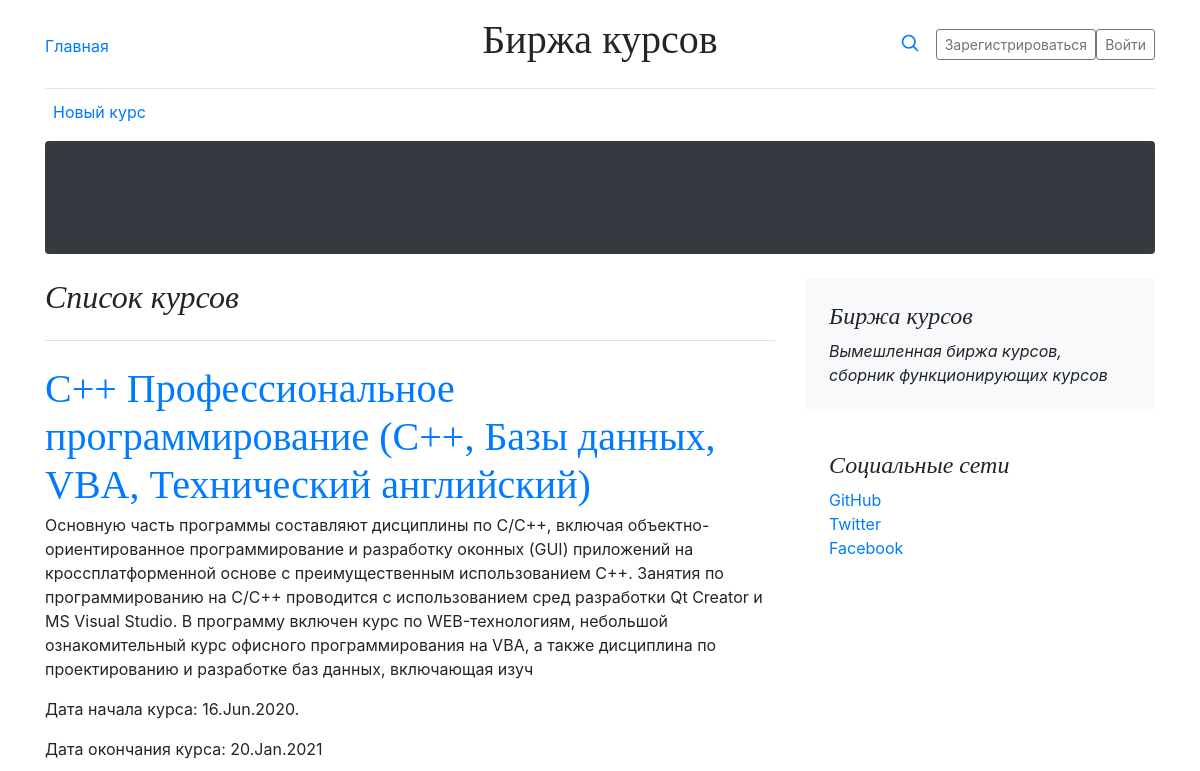
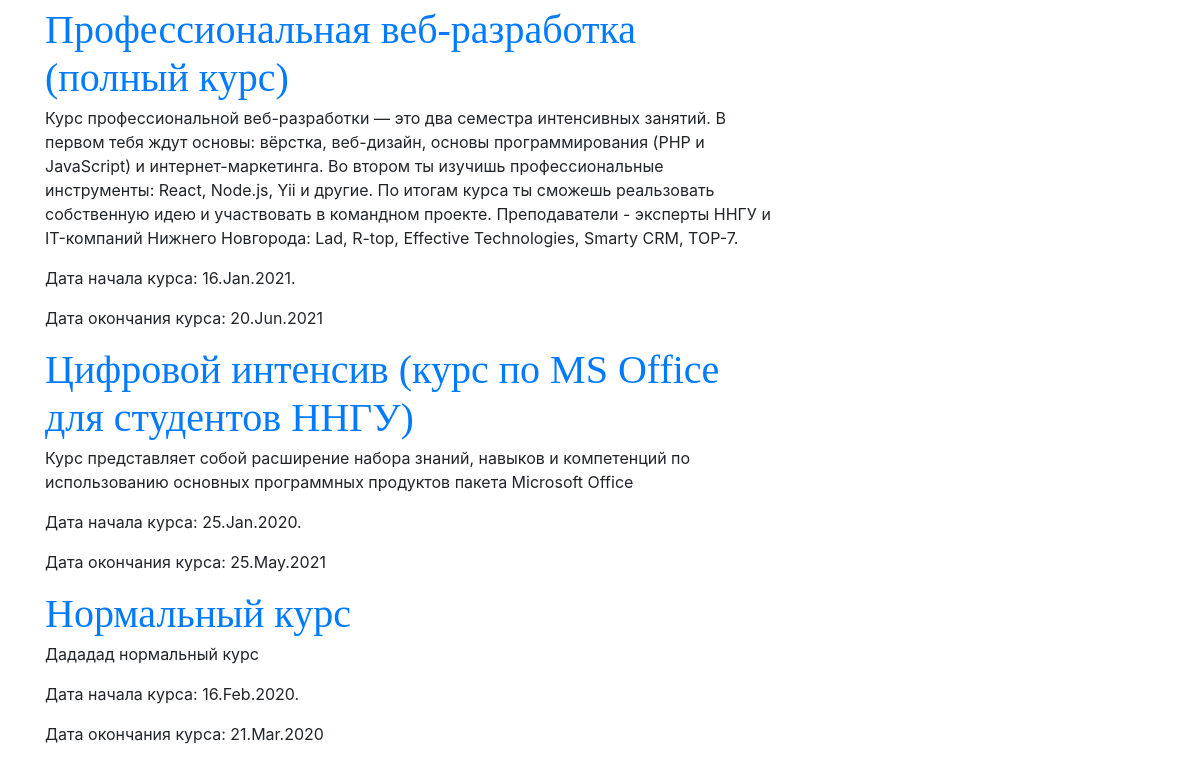
The app's page /, older data (2 pictures, top to bottom).
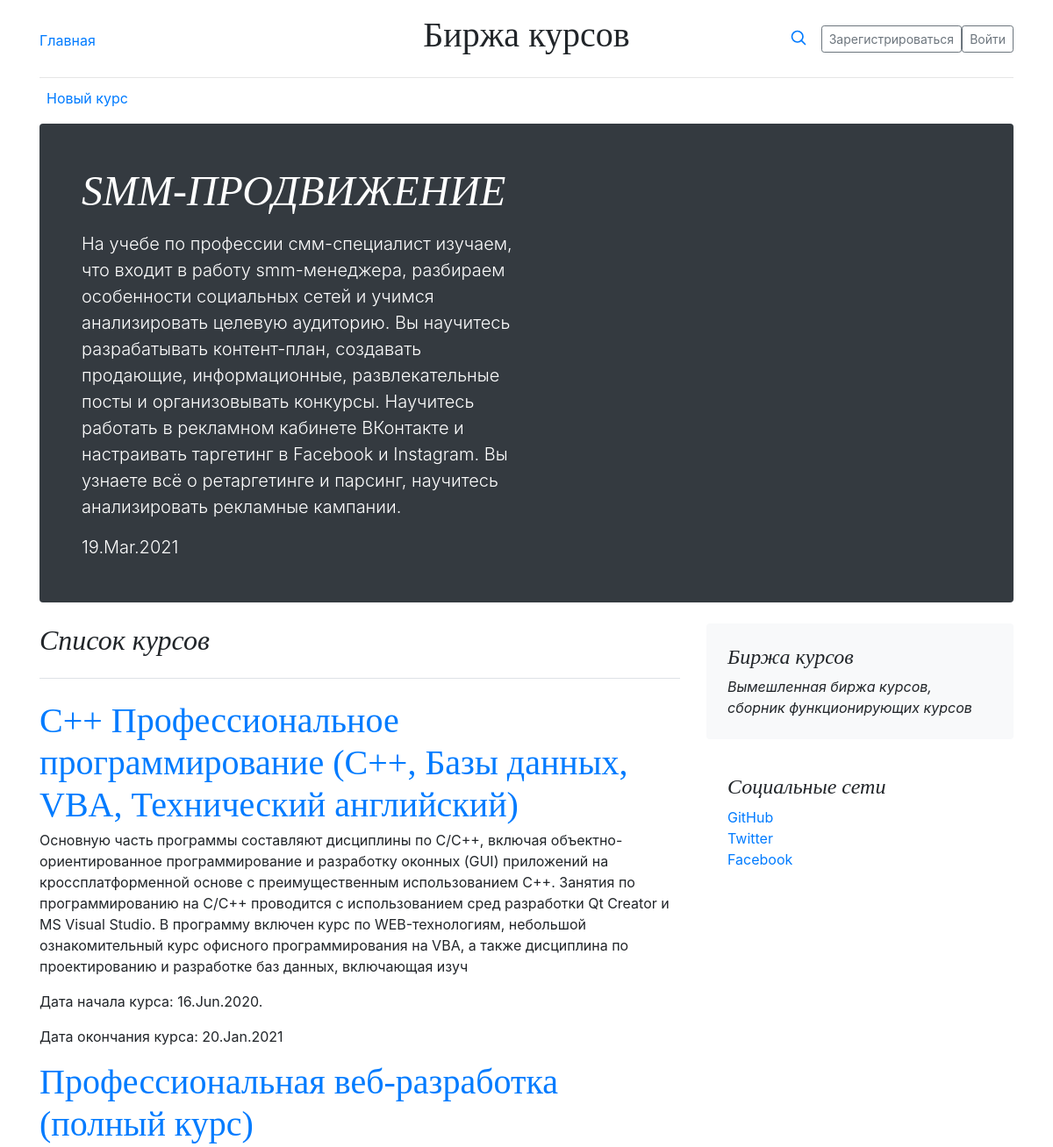
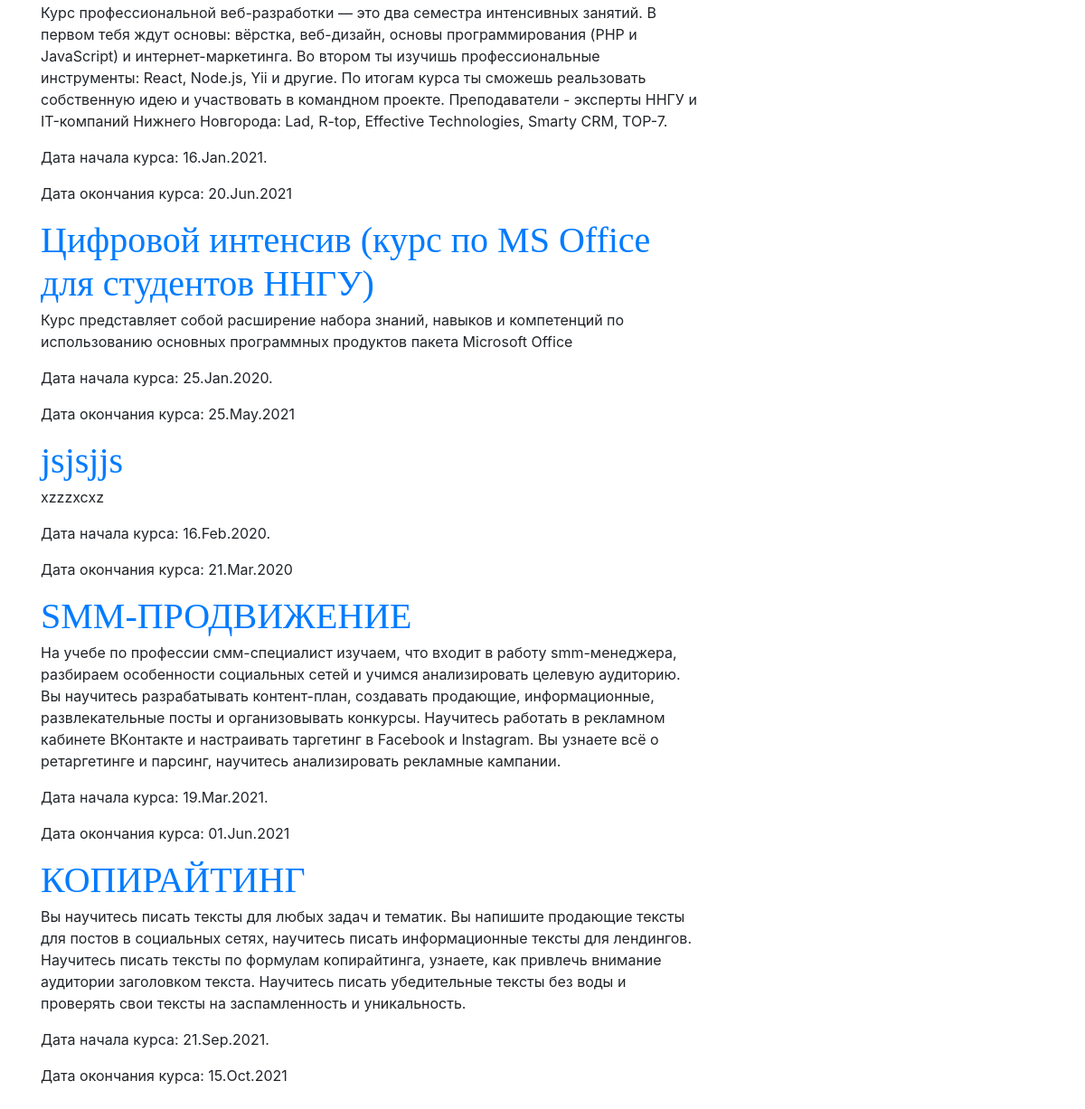
The same page, newer data (2 pictures, top to bottom).
### courses/models.py (models this page shows, shortened)
class Course(models.Model):
    course_id = models.AutoField(primary_key=True)
    title = models.CharField(max_length=128,verbose_name="Название курса")
    description = models.TextField(max_length=512, verbose_name="Описание курса")
    start_date = models.DateField(verbose_name="Дата начала курса")
    end_date = models.DateField(verbose_name="Дата окончания курса")
    author = models.ForeignKey(User,verbose_name="Автор поста",on_delete=models.PROTECT, null=True)
    class Meta:
        verbose_name = "Курс"
        verbose_name_plural = "Курсы"

### courses/views.py (the view)
# urls.py: path("", catalog,name="index"),
def catalog(request):
    return render(request, "index.html")

### courses/templatetags/course_tag.py (called while the page is built)
@register.simple_tag()
def get_courses():
    now = timezone.now()
    return Course.objects.filter(start_date__gte=now).order_by("start_date").first()

@register.simple_tag()
def get_query():
    return Course.objects.all()

### courses/templates/index.html (shortened to what this page needs)
{% extends "base.html" %}
{% load course_tag %}
{% block content %}
<div class="container">
  <header class="blog-header py-3">
    <div class="row flex-nowrap justify-content-between align-items-center">
      <div class="col-4 pt-1">
        <a class="link-secondary" href="/">Главная</a>
      </div>
      <div class="col-4 text-center">
        <h1 class="title">Биржа курсов</h1>
      </div>
      <div class="col-4 d-flex justify-content-end align-items-center">
        <a class="link-secondary" href="#" aria-label="Search">
          <svg xmlns="http://www.w3.org/2000/svg" width="20" height="20" fill="none" stroke="currentColor" stroke-linecap="round" stroke-linejoin="round" stroke-width="2" class="mx-3" role="img" viewBox="0 0 24 24"><title>Search</title><circle cx="10.5" cy="10.5" r="7.5"/><path d="M21 21l-5.2-5.2"/></svg>
        </a>
        {% if request.user.is_authenticated %}
        <span>Добро пожаловать {{ request.user }}</span>
        <a href="logout">Выйти</a>
        {% else %}
        <a class="btn btn-sm btn-outline-secondary" href="register">Зарегистрироваться</a>
        <a href="login" class="btn btn-sm btn-outline-secondary">Войти</a>
        {% endif %}
      </div>
    </div>
  </header>
  <div class="nav-scroller py-1 mb-2">
    <nav class="nav d-flex justify-content-between">
      <a class="p-2 link-secondary" href="new">Новый курс</a>
    </nav>
  </div>
</div>
<main class="container">
  <div class="p-4 p-md-5 mb-4 text-white rounded bg-dark">
    <div class="col-md-6 px-0">
      {% get_courses as db %}
      <h1 class="display-4 font-italic">{{ db.title }}</h1>
      <p class="lead my-3">{{ db.description }}</p>
      <p class="lead mb-0">{{ db.start_date|date:"d.M.Y" }}</p>
    </div>
  </div>
  <div class="row">
    <div class="col-md-8">
      <h2 class="pb-4 mb-4 font-italic border-bottom">
        Список курсов
      </h2>
      <article class="blog-post">
        {% get_query as bd %}
        {% for course in bd %}
          <h3 class="blog-post-title"><a href="course/{{ course.pk }}">{{ course.title}}</a></h3>
          <p>{{ course.description }}</p>
          <p>Дата начала курса: {{ course.start_date|date:"d.M.Y." }}</p>
          <p>Дата окончания курса: {{ course.end_date|date:"d.M.Y" }}</p>
        {% endfor %}
      </article>
    </div>
    <div class="col-md-4">
      <div class="p-4 mb-3 bg-light rounded">
        <h4 class="font-italic">Биржа курсов</h4>
        <p class="mb-0"><em>Вымешленная биржа курсов, сборник функционирующих курсов </em></p>
      </div>
      <div class="p-4">
        <h4 class="font-italic">Социальные сети</h4>
        <ol class="list-unstyled">
          <li><a href="http://github.com/esheloncr">GitHub</a></li>
          <li><a href="#">Twitter</a></li>
          <li><a href="#">Facebook</a></li>
        </ol>
      </div>
    </div>
  </div>
</main>
{% endblock content %}

Row changes from the older to the newer data that the page shows:
added Course: title "SMM-ПРОДВИЖЕНИЕ", description "На учебе по профессии смм-специалист изучаем, что входит в работу smm-менеджера, разбираем особенности социальных сетей и учимся анализировать целевую аудиторию. Вы научитесь разрабатывать контент-план, создавать продающие, информационные, развлекательные посты и организовывать конкурсы. Научитесь работать в рекламном кабинете ВКонтакте и настраивать таргетинг в Facebook и Instagram. Вы узнаете всё о ретаргетинге и парсинг, научитесь анализировать рекламные кампании.", start_date "19.Mar.2021", start_date "19.Mar.2021.", end_date "01.Jun.2021"
changed Course: title "Нормальный курс" → "jsjsjjs"; description "Дададад нормальный курс" → "xzzzxcxz"
added Course: title "КОПИРАЙТИНГ", description "Вы научитесь писать тексты для любых задач и тематик. Вы напишите продающие тексты для постов в социальных сетях, научитесь писать информационные тексты для лендингов. Научитесь писать тексты по формулам копирайтинга, узнаете, как привлечь внимание аудитории заголовком текста. Научитесь писать убедительные тексты без воды и проверять свои тексты на заспамленность и уникальность.", start_date "21.Sep.2021.", end_date "15.Oct.2021"
